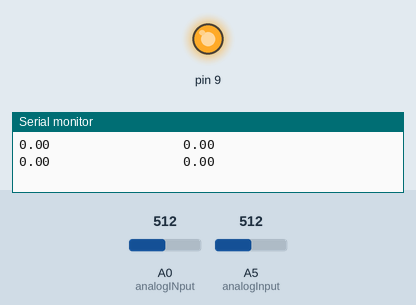
A sketch run on a simulated Arduino Uno, built with avr-gcc and run on an emulated ATmega328P. Shown: output pins drawn as LEDs (lit = HIGH), the last lines printed to the serial monitor. The test bench sets the inputs (shaded band); at power-on: A5 (analogInput) = 512, A0 (analogINput) = 512.

Above: at 1.8 s.
1.9 s: A5 (analogInput) set to 602
3.4 s: A5 (analogInput) set to 626
At 5.1 s:
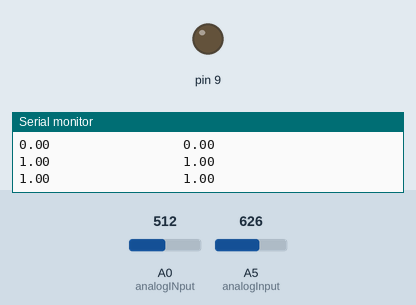
5.5 s: A5 (analogInput) set to 511
At 6.7 s:
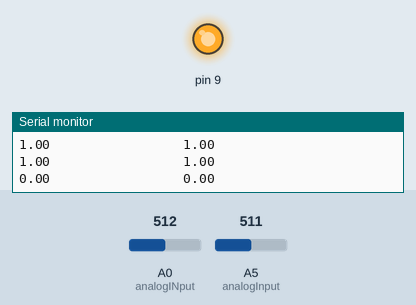
7.5 s: A5 (analogInput) set to 716
At 8.3 s:
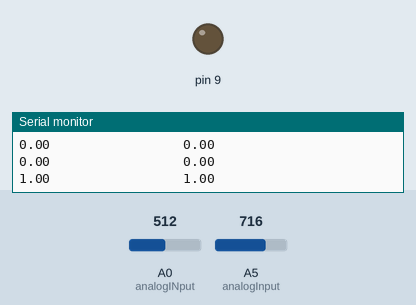
Timing chart, 0 to 10.5 s (numbered marks = the images above; inputs shaded):
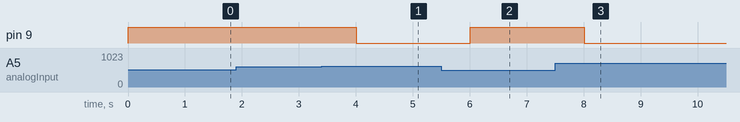

Measured:
- the behaviour switches between 613 and 614 on A5 (analogInput) (found by bisection; images 0 and 1)
- after the input at 3.4 s, pin 9: HIGH → LOW after 0.61 s
- after the input at 5.5 s, pin 9: LOW → HIGH after 0.51 s
- after the input at 7.5 s, pin 9: HIGH → LOW after 0.51 s

The sketch:

voltmetre.ino
```cpp
int analogInput = A5;
int analogINput = A0;
double V1=0;


double V3=0;
double V5=0;
void setup() {

Serial.begin(9600);
pinMode(9, OUTPUT);
pinMode(analogInput,INPUT);
pinMode(analogINput,INPUT);
}

void loop() {

V1=analogRead(analogInput)*5/1023;

V3=analogRead(analogINput)*5/1023;

V5=V1-V3;
Serial.print(V5);
Serial.print("                 ");
Serial.println(V5);

if (V5 < 0.10){
  digitalWrite(9, HIGH);
  }
else{
  digitalWrite(9, LOW);
  }
delay(1000);

}
```
